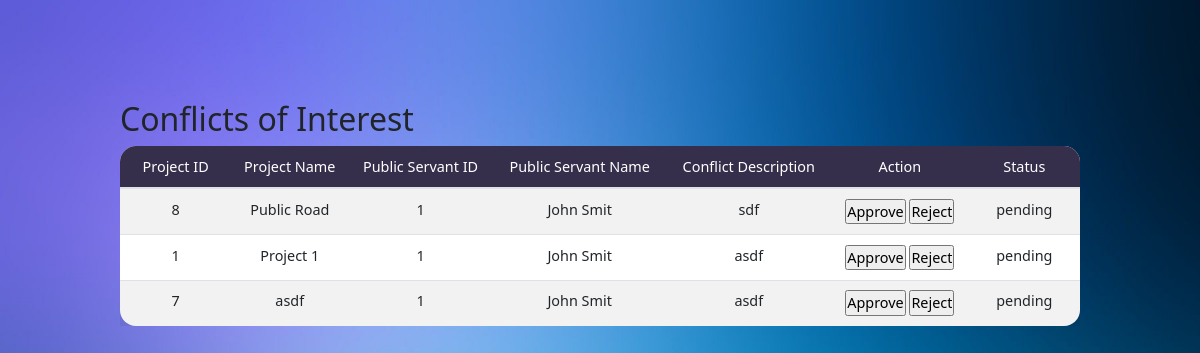
Page /CoI/view_coi.php on the committed database.
### tables this page shows
CREATE TABLE `conflicts` (
  `conflict_id` int(11) NOT NULL,
  `project_id` int(12) NOT NULL,
  `ps_id` int(12) NOT NULL,
  `coi_description` varchar(500) NOT NULL,
  `status` varchar(12) NOT NULL
);

CREATE TABLE `projects` (
  `project_id` int(12) NOT NULL,
  `project_name` varchar(255) NOT NULL,
  `project_start_date` date NOT NULL,
  `project_end_date` date NOT NULL,
  `project_desc` varchar(1000) NOT NULL
);

CREATE TABLE `public_servants` (
  `ps_AFM` int(9) NOT NULL,
  `ps_name` varchar(50) NOT NULL,
  `ps_role` varchar(50) NOT NULL
);

### CoI/view_coi.php (the view, shortened to what this page needs)
<?php include('header.php');
include('connect.php');
?>
<div class="wrapper-table">
    <div class="page-header clearfix">
        <h2 class="pull-left">Conflicts of Interest</h2>
    </div>
    <?php
    $sql = "SELECT * FROM conflicts  INNER JOIN projects ON conflicts.project_id = projects.project_id INNER JOIN public_servants ON conflicts.ps_id = public_servants.ps_AFM" ;
    if ($result = mysqli_query($conn, $sql)) {
        if (mysqli_num_rows($result) > 0) {
            echo  "<table id='projects' class='table table-striped table-sm project-table' cellspacing='0' width='100%'>";
            echo "<thead>";
            echo "<tr>";
            echo "<th class='th-sm' id ='th-first' >Project ID</th>";
            echo "<th class='th-sm'>Project Name</th>";
            echo "<th class='th-sm'>Public Servant ID</th>";
            echo "<th class='th-sm'>Public Servant Name</th>";
            echo "<th class='th-sm'>Conflict Description</th>";
            echo "<th class='th-sm'>Action</th>";
            echo "<th class='th-sm' id='th-last'>Status</th>";
            echo "</tr>";
            echo "</thead>";
            echo "<tbody>";
            while ($row = mysqli_fetch_array($result)) {
                echo "<tr>";
                echo "<td>" . $row['project_id'] . "</td>";
                echo "<td>" . $row['project_name'] . "</td>";
                echo "<td>" . $row['ps_id'] . "</td>";
                echo "<td>" . $row['ps_name'] . "</td>";
                echo "<td>" . $row['coi_description'] . "</td>";
                echo "<td><class='pull-left'form action='approve.php' method='POST'><input type='hidden' name='accept' value='".$row["conflict_id"]."'/><input type='submit' name='submit' value='Approve'/>
                </form><class='pull-left' form action='decline.php' method='POST'><input type='hidden' name='decline' value='".$row["conflict_id"]."'/><input type='submit' name='submit' value='Reject'/></form></td>";
                echo "<td>" . $row['status'] . "</td>";
                echo "</tr>";
            }
            echo "</table>";
        } else {
            echo "<p class='lead'><em>No records were found.</em></p>";
        }
    } else {
        echo "ERROR: Could not able to execute $sql. " . mysqli_error($conn);
    }
    ?>
</div>
<?php include('footer.php') ?>
</body>
</html>

### CoI/header.php (shortened to what this page needs)
<!DOCTYPE html>
<html lang="zxx">
    <head>
        <link rel="stylesheet" type="text/css" href="css/jquery.dataTables.min.css" />
        <link rel="stylesheet" href="css/bootstrap.min.css" type="text/css">
        <link rel="stylesheet" href="css/style.css" type="text/css">
        <link rel="stylesheet" href="css/mdb.min.css" type="text/css">
    </head>
<body>

### CoI/footer.php (shortened to what this page needs)
</body>
</html>

### CoI/css/style.css (style rules this page uses)
html, * { padding: 0px; margin: 0px; font-family: Segoe UI; }
body { height: 100%; font-family: Segoe UI; }
body { background-image: url("../assets/Background.png"); background-size: cover; background-repeat: no-repeat; background-attachment: fixed; }
.wrapper-table { margin-top: 100px; margin-bottom: 100px; width: 80%; margin-left: auto; margin-right: auto; }
.project-table { border-radius: 1rem; background-color: white; text-align: center; }
th { background-color: #362F4B; border-color: black; color: white; }
#th-first { border-radius: 16px 0px 0px 0px; }
#th-last { border-radius: 0px 16px 0px 0px; }
::placeholder { color: lightgray; }

### rows in the picture
conflicts: project.project_id "8", project.project_name "Public Road", ps "1", ps.ps_name "John Smit", coi_description "sdf", status "pending"
conflicts: project.project_id "1", project.project_name "Project 1", ps "1", ps.ps_name "John Smit", coi_description "asdf", status "pending"
conflicts: project.project_id "7", project.project_name "asdf", ps "1", ps.ps_name "John Smit", coi_description "asdf", status "pending"
